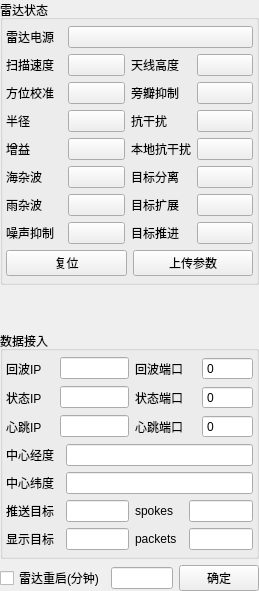
         <widget class="QWidget" name="widget_2" native="true">
          <property name="maximumSize">
           <size>
            <width>259</width>
            <height>16777215</height>
           </size>
          </property>
          <layout class="QGridLayout" name="gridLayout_11">
           <property name="leftMargin">
            <number>0</number>
           </property>
           <property name="topMargin">
            <number>0</number>
           </property>
           <property name="rightMargin">
            <number>0</number>
           </property>
           <property name="bottomMargin">
            <number>0</number>
           </property>
           <property name="spacing">
            <number>6</number>
           </property>
           <item row="3" column="0">
            <widget class="QGroupBox" name="groupBox">
             <property name="title">
              <string>数据接入</string>
             </property>
             <layout class="QGridLayout" name="gridLayout_8">
              <property name="leftMargin">
               <number>3</number>
              </property>
              <property name="topMargin">
               <number>6</number>
              </property>
              <property name="rightMargin">
               <number>3</number>
              </property>
              <property name="bottomMargin">
               <number>6</number>
              </property>
              <item row="0" column="0">
               <layout class="QGridLayout" name="gridLayout_7">
                <item row="1" column="3" colspan="2">
                 <widget class="QLabel" name="label_38">
                  <property name="styleSheet">
                   <string notr="true">color: rgb(0, 0, 0);</string>
                  </property>
                  <property name="text">
                   <string>状态端口</string>
                  </property>
                 </widget>
                </item>
                <item row="6" column="2">
                 <widget class="QLineEdit" name="lineEdit_4">
                  <property name="minimumSize">
                   <size>
                    <width>59</width>
                    <height>0</height>
                   </size>
                  </property>
                 </widget>
                </item>
                <item row="1" column="0">
                 <widget class="QLabel" name="label_39">
                  <property name="maximumSize">
                   <size>
                    <width>16777215</width>
                    <height>16777215</height>
                   </size>
                  </property>
                  <property name="styleSheet">
                   <string notr="true">color: rgb(0, 0, 0);</string>
                  </property>
                  <property name="text">
                   <string>状态IP</string>
                  </property>
                 </widget>
                </item>
                <item row="0" column="5">
                 <widget class="QSpinBox" name="videoRecPortSpinBox">
                  <property name="buttonSymbols">
                   <enum>QAbstractSpinBox::NoButtons</enum>
                  </property>
                  <property name="maximum">
                   <number>999999</number>
                  </property>
                 </widget>
                </item>
                <item row="5" column="0" colspan="2">
                 <widget class="QLabel" name="label_5">
                  <property name="styleSheet">
                   <string notr="true">color: rgb(0, 0, 0);</string>
                  </property>
                  <property name="text">
                   <string>推送目标</string>
                  </property>
                 </widget>
                </item>
                <item row="6" column="4" colspan="2">
                 <widget class="QLineEdit" name="lineEdit_5">
                  <property name="maximumSize">
                   <size>
                    <width>234</width>
                    <height>16777215</height>
                   </size>
                  </property>
                 </widget>
                </item>
                <item row="5" column="4" colspan="2">
                 <widget class="QLineEdit" name="lineEdit_6">
                  <property name="maximumSize">
                   <size>
                    <width>234</width>
                    <height>16777215</height>
                   </size>
                  </property>
                 </widget>
                </item>
                <item row="0" column="3">
                 <widget class="QLabel" name="label_36">
                  <property name="styleSheet">
                   <string notr="true">color: rgb(0, 0, 0);</string>
                  </property>
                  <property name="text">
                   <string>回波端口</string>
                  </property>
                 </widget>
                </item>
                <item row="2" column="5">
                 <widget class="QSpinBox" name="heartPortSpinBox">
                  <property name="buttonSymbols">
                   <enum>QAbstractSpinBox::NoButtons</enum>
                  </property>
                  <property name="maximum">
                   <number>999999</number>
                  </property>
                 </widget>
                </item>
                <item row="0" column="1" colspan="2">
                 <widget class="QLineEdit" name="videoRecIPLlineEdit">
                  <property name="minimumSize">
                   <size>
                    <width>0</width>
                    <height>0</height>
                   </size>
                  </property>
                 </widget>
                </item>
                <item row="0" column="0">
                 <widget class="QLabel" name="label_34">
                  <property name="styleSheet">
                   <string notr="true">color: rgb(0, 0, 0);</string>
                  </property>
                  <property name="text">
                   <string>回波IP</string>
                  </property>
                 </widget>
                </item>
                <item row="2" column="1" colspan="2">
                 <widget class="QLineEdit" name="heartIPLlineEdit">
                  <property name="minimumSize">
                   <size>
                    <width>0</width>
                    <height>0</height>
                   </size>
                  </property>
                 </widget>
                </item>
                <item row="5" column="2">
                 <widget class="QLineEdit" name="lineEdit_3">
                  <property name="minimumSize">
                   <size>
                    <width>59</width>
                    <height>0</height>
                   </size>
                  </property>
                 </widget>
                </item>
                <item row="2" column="0">
                 <widget class="QLabel" name="label_31">
                  <property name="styleSheet">
                   <string notr="true">color: rgb(0, 0, 0);</string>
                  </property>
                  <property name="text">
                   <string>心跳IP</string>
                  </property>
                 </widget>
                </item>
                <item row="1" column="5">
                 <widget class="QSpinBox" name="controlPortSpinBox">
                  <property name="buttonSymbols">
                   <enum>QAbstractSpinBox::NoButtons</enum>
                  </property>
                  <property name="maximum">
                   <number>99999</number>
                  </property>
                 </widget>
                </item>
                <item row="1" column="1" colspan="2">
                 <widget class="QLineEdit" name="controlIPLineEdit">
                  <property name="minimumSize">
                   <size>
                    <width>0</width>
                    <height>0</height>
                   </size>
                  </property>
                  <property name="maximumSize">
                   <size>
                    <width>16777215</width>
                    <height>16777215</height>
                   </size>
                  </property>
                 </widget>
                </item>
                <item row="5" column="3">
                 <widget class="QLabel" name="label_9">
                  <property name="styleSheet">
                   <string notr="true">color: rgb(0, 0, 0);</string>
                  </property>
                  <property name="text">
                   <string>spokes </string>
                  </property>
                 </widget>
                </item>
                <item row="6" column="0" colspan="2">
                 <widget class="QLabel" name="label_6">
                  <property name="styleSheet">
                   <string notr="true">color: rgb(0, 0, 0);</string>
                  </property>
                  <property name="text">
                   <string>显示目标</string>
                  </property>
                 </widget>
                </item>
                <item row="6" column="3">
                 <widget class="QLabel" name="label_8">
                  <property name="styleSheet">
                   <string notr="true">color: rgb(0, 0, 0);</string>
                  </property>
                  <property name="text">
                   <string>packets</string>
                  </property>
                 </widget>
                </item>
                <item row="2" column="3">
                 <widget class="QLabel" name="label_37">
                  <property name="styleSheet">
                   <string notr="true">color: rgb(0, 0, 0);</string>
                  </property>
                  <property name="text">
                   <string>心跳端口</string>
                  </property>
                 </widget>
                </item>
                <item row="4" column="0">
                 <widget class="QLabel" name="label_26">
                  <property name="styleSheet">
                   <string notr="true">color: rgb(0, 0, 0);</string>
                  </property>
                  <property name="text">
                   <string>中心纬度</string>
                  </property>
                 </widget>
                </item>
                <item row="3" column="0" colspan="2">
                 <widget class="QLabel" name="label_7">
                  <property name="styleSheet">
                   <string notr="true">color: rgb(0, 0, 0);</string>
                  </property>
                  <property name="text">
                   <string>中心经度</string>
                  </property>
                 </widget>
                </item>
                <item row="3" column="2" colspan="4">
                 <widget class="QLineEdit" name="lineEdit_8">
                  <property name="minimumSize">
                   <size>
                    <width>59</width>
                    <height>0</height>
                   </size>
                  </property>
                 </widget>
                </item>
                <item row="4" column="2" colspan="4">
                 <widget class="QLineEdit" name="lineEdit_9"/>
                </item>
               </layout>
              </item>
             </layout>
            </widget>
           </item>
           <item row="1" column="0">
            <spacer name="verticalSpacer_2">
             <property name="orientation">
              <enum>Qt::Vertical</enum>
             </property>
             <property name="sizeHint" stdset="0">
              <size>
               <width>20</width>
               <height>40</height>
              </size>
             </property>
            </spacer>
           </item>
           <item row="0" column="0">
            <widget class="QGroupBox" name="groupBox_3">
             <property name="title">
              <string>雷达状态</string>
             </property>
             <layout class="QGridLayout" name="gridLayout_10">
              <property name="leftMargin">
               <number>3</number>
              </property>
              <property name="topMargin">
               <number>6</number>
              </property>
              <property name="rightMargin">
               <number>3</number>
              </property>
              <property name="bottomMargin">
               <number>6</number>
              </property>
              <item row="0" column="0" colspan="2">
               <layout class="QGridLayout" name="gridLayout_3">
                <item row="3" column="2">
                 <widget class="QLabel" name="Interference_label">
                  <property name="styleSheet">
                   <string notr="true">color: rgb(0, 0, 0);</string>
                  </property>
                  <property name="text">
                   <string>抗干扰    </string>
                  </property>
                 </widget>
                </item>
                <item row="1" column="0">
                 <widget class="QLabel" name="speed_label">
                  <property name="styleSheet">
                   <string notr="true">color: rgb(0, 0, 0);</string>
                  </property>
                  <property name="text">
                   <string>扫描速度</string>
                  </property>
                 </widget>
                </item>
                <item row="4" column="0">
                 <widget class="QLabel" name="Gain_label">
                  <property name="styleSheet">
                   <string notr="true">color: rgb(0, 0, 0);</string>
                  </property>
                  <property name="text">
                   <string>增益    </string>
                  </property>
                 </widget>
                </item>
                <item row="2" column="0">
                 <widget class="QLabel" name="Bearing_label">
                  <property name="styleSheet">
                   <string notr="true">color: rgb(0, 0, 0);</string>
                  </property>
                  <property name="text">
                   <string>方位校准</string>
                  </property>
                 </widget>
                </item>
                <item row="0" column="0">
                 <widget class="QLabel" name="Power_label">
                  <property name="styleSheet">
                   <string notr="true">color: rgb(0, 0, 0);</string>
                  </property>
                  <property name="text">
                   <string>雷达电源</string>
                  </property>
                 </widget>
                </item>
                <item row="4" column="2">
                 <widget class="QLabel" name="Local_label">
                  <property name="styleSheet">
                   <string notr="true">color: rgb(0, 0, 0);</string>
                  </property>
                  <property name="text">
                   <string>本地抗干扰</string>
                  </property>
                 </widget>
                </item>
                <item row="2" column="2">
                 <widget class="QLabel" name="Side_label">
                  <property name="styleSheet">
                   <string notr="true">color: rgb(0, 0, 0);</string>
                  </property>
                  <property name="text">
                   <string>旁瓣抑制  </string>
                  </property>
                 </widget>
                </item>
                <item row="1" column="2">
                 <widget class="QLabel" name="Antenna_label">
                  <property name="styleSheet">
                   <string notr="true">color: rgb(0, 0, 0);</string>
                  </property>
                  <property name="text">
                   <string>天线高度  </string>
                  </property>
                 </widget>
                </item>
                <item row="3" column="0">
                 <widget class="QLabel" name="Rang_label">
                  <property name="styleSheet">
                   <string notr="true">color: rgb(0, 0, 0);</string>
                  </property>
                  <property name="text">
                   <string>半径    </string>
                  </property>
                 </widget>
                </item>
                <item row="5" column="0">
                 <widget class="QLabel" name="Sea_label">
                  <property name="styleSheet">
                   <string notr="true">color: rgb(0, 0, 0);</string>
                  </property>
                  <property name="text">
                   <string>海杂波  </string>
                  </property>
                 </widget>
                </item>
                <item row="6" column="0">
                 <widget class="QLabel" name="Rain_label">
                  <property name="styleSheet">
                   <string notr="true">color: rgb(0, 0, 0);</string>
                  </property>
                  <property name="text">
                   <string>雨杂波  </string>
                  </property>
                 </widget>
                </item>
                <item row="7" column="2">
                 <widget class="QLabel" name="boost_label">
                  <property name="styleSheet">
                   <string notr="true">color: rgb(0, 0, 0);</string>
                  </property>
                  <property name="text">
                   <string>目标推进  </string>
                  </property>
                 </widget>
                </item>
                <item row="5" column="2">
                 <widget class="QLabel" name="separation_label">
                  <property name="styleSheet">
                   <string notr="true">color: rgb(0, 0, 0);</string>
                  </property>
                  <property name="text">
                   <string>目标分离  </string>
                  </property>
                 </widget>
                </item>
                <item row="7" column="0">
                 <widget class="QLabel" name="Noise_label">
                  <property name="styleSheet">
                   <string notr="true">color: rgb(0, 0, 0);</string>
                  </property>
                  <property name="text">
                   <string>噪声抑制</string>
                  </property>
                 </widget>
                </item>
                <item row="6" column="2">
                 <widget class="QLabel" name="expansion_label">
                  <property name="styleSheet">
                   <string notr="true">color: rgb(0, 0, 0);</string>
                  </property>
                  <property name="text">
                   <string>目标扩展  </string>
                  </property>
                 </widget>
                </item>
                <item row="1" column="3">
                 <widget class="zchxRadarCtrlBtn" name="antenna_btn">
                  <property name="text">
                   <string/>
                  </property>
                 </widget>
                </item>
                <item row="2" column="1">
                 <widget class="zchxRadarCtrlBtn" name="bearing_btn">
                  <property name="text">
                   <string/>
                  </property>
                 </widget>
                </item>
                <item row="3" column="1">
                 <widget class="zchxRadarCtrlBtn" name="range_btn">
                  <property name="text">
                   <string/>
                  </property>
                 </widget>
                </item>
                <item row="4" column="1">
                 <widget class="zchxRadarCtrlBtn" name="gain_btn">
                  <property name="text">
                   <string/>
                  </property>
                 </widget>
                </item>
                <item row="5" column="1">
                 <widget class="zchxRadarCtrlBtn" name="sea_culter_btn">
                  <property name="text">
                   <string/>
                  </property>
                 </widget>
                </item>
                <item row="6" column="1">
                 <widget class="zchxRadarCtrlBtn" name="rain_culter_btn">
                  <property name="text">
                   <string/>
                  </property>
                 </widget>
                </item>
                <item row="2" column="3">
                 <widget class="zchxRadarCtrlBtn" name="sidelobe_btn">
                  <property name="text">
                   <string/>
                  </property>
                 </widget>
                </item>
                <item row="1" column="1">
                 <widget class="zchxRadarCtrlBtn" name="scan_seed_btn">
                  <property name="text">
                   <string/>
                  </property>
                 </widget>
                </item>
                <item row="7" column="1">
                 <widget class="zchxRadarCtrlBtn" name="noise_injection_btn">
                  <property name="text">
                   <string/>
                  </property>
                 </widget>
                </item>
                <item row="7" column="3">
                 <widget class="zchxRadarCtrlBtn" name="target_boost_btn">
                  <property name="text">
                   <string/>
                  </property>
                 </widget>
                </item>
                <item row="6" column="3">
                 <widget class="zchxRadarCtrlBtn" name="target_expansion_btn">
                  <property name="text">
                   <string/>
                  </property>
                 </widget>
                </item>
                <item row="5" column="3">
                 <widget class="zchxRadarCtrlBtn" name="target_separat_btn">
                  <property name="text">
                   <string/>
                  </property>
                 </widget>
                </item>
                <item row="4" column="3">
                 <widget class="zchxRadarCtrlBtn" name="local_injection_btn">
                  <property name="text">
                   <string/>
                  </property>
                 </widget>
                </item>
                <item row="3" column="3">
                 <widget class="zchxRadarCtrlBtn" name="injection_btn">
                  <property name="text">
                   <string/>
                  </property>
                 </widget>
                </item>
                <item row="0" column="1" colspan="3">
                 <widget class="zchxRadarCtrlBtn" name="power_statsu_btn">
                  <property name="text">
                   <string/>
                  </property>
                 </widget>
                </item>
               </layout>
              </item>
              <item row="1" column="0">
               <widget class="QPushButton" name="saveRadarBtn">
                <property name="styleSheet">
                 <string notr="true"/>
                </property>
                <property name="text">
                 <string>复位</string>
                </property>
               </widget>
              </item>
              <item row="1" column="1">
               <widget class="QPushButton" name="uploadRadarBtn">
                <property name="styleSheet">
                 <string notr="true"/>
                </property>
                <property name="text">
                 <string>上传参数</string>
                </property>
               </widget>
              </item>
             </layout>
            </widget>
           </item>
           <item row="4" column="0">
            <layout class="QHBoxLayout" name="horizontalLayout_4">
             <item>
              <widget class="QCheckBox" name="restart_checkBox">
               <property name="text">
                <string>雷达重启(分钟)</string>
               </property>
              </widget>
             </item>
             <item>
              <widget class="QLineEdit" name="restart_lineEdit"/>
             </item>
             <item>
              <widget class="QPushButton" name="restart_pushButton">
               <property name="text">
                <string>确定</string>
               </property>
              </widget>
             </item>
            </layout>
           </item>
          </layout>
         </widget>
